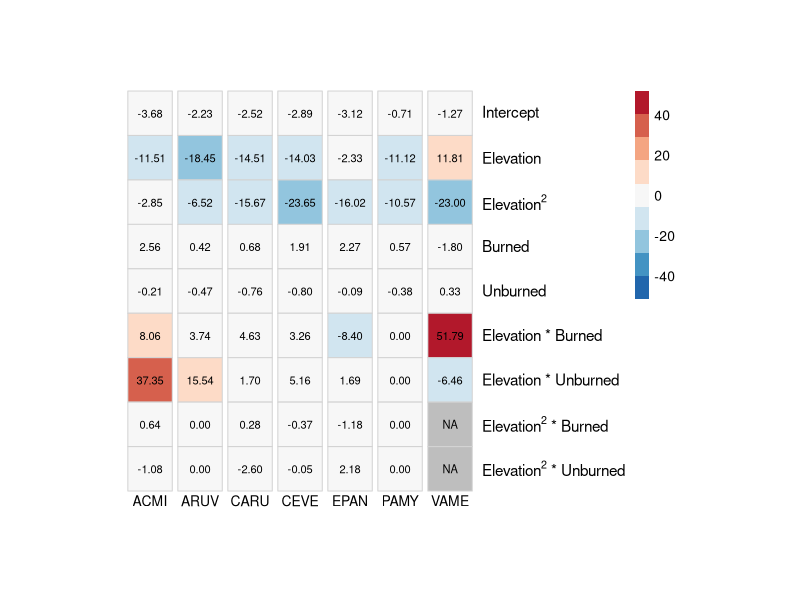
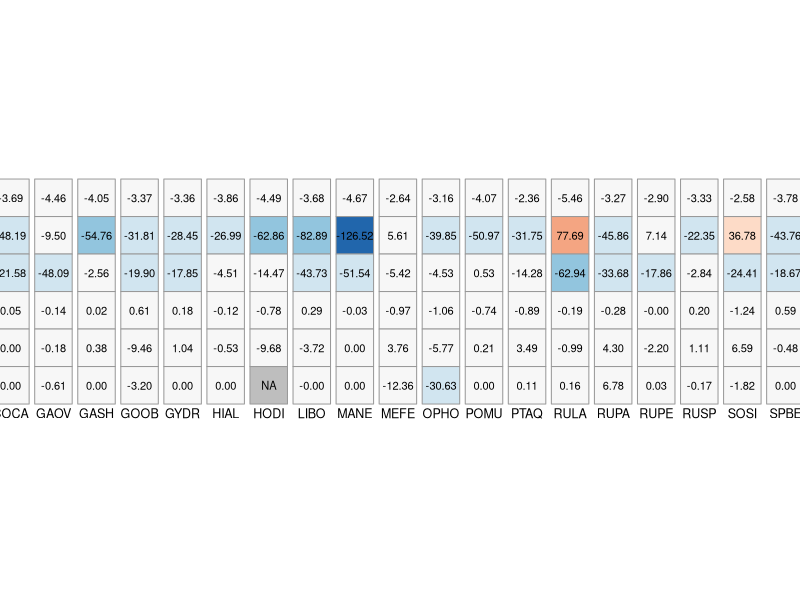
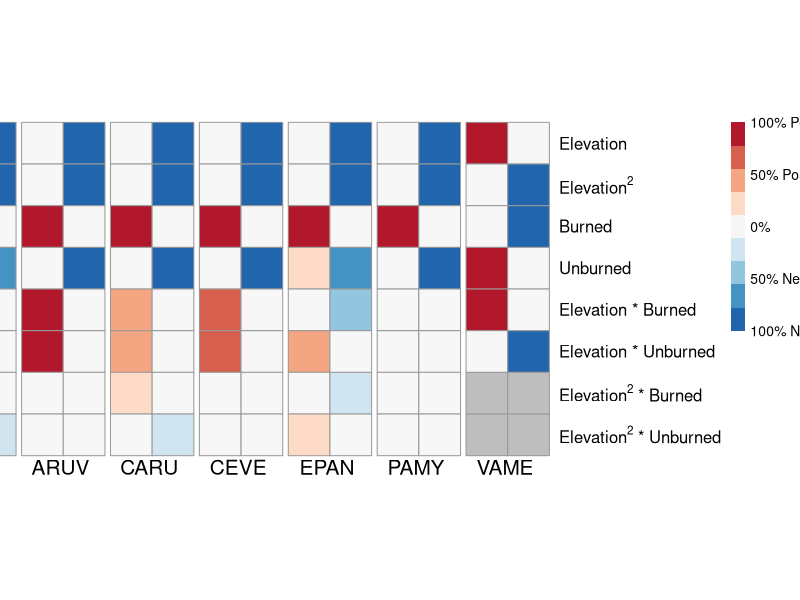
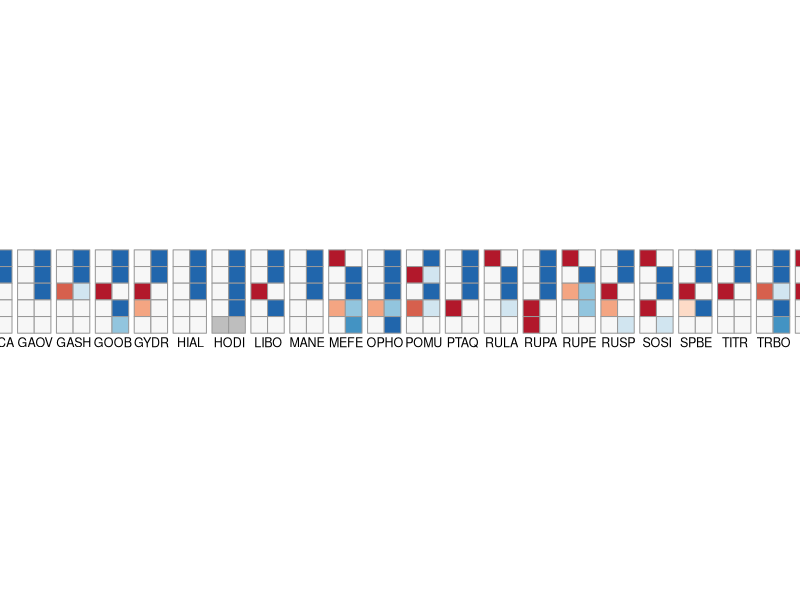

Reproduce these figures in R, in order.
# Created: Apr. 15, 2020
# Updated: May 10, 2021

# This script will be used to create 4 heatmaps:
# --> PART 1: The model-averaged coefficients
# --> PART 2: Percent +/- out of total datasets

# IMPORTANT NOTE: unless otherwise indicated, always use Understory_All.csv for these analyses as it is the ONLY file with up-to-date corrections.

# Packages needed:

library(tidyr)
library(RColorBrewer)
library(pheatmap)

####### PART 1: AVERAGE AVERAGED COEFFICIENTS #########

## Step 1: Loading and tidying average coefficient data

coeff.ALLDAT <- read.csv("data/3b_new_coefficients.csv", header = TRUE)
coeff.fire <- 
  coeff.ALLDAT[coeff.ALLDAT$Fire.Included == "Yes" & coeff.ALLDAT$Type == "Avg",
                               c(1:12, 16:21)]
coeff.nofire <- coeff.ALLDAT[coeff.ALLDAT$Fire.Included == "No" & coeff.ALLDAT$Type == "Avg",
                               c(1:12, 13:15)]

## Step 2: Look at FIRE data

# Step 2a: Tidy data

coeff.fire[is.na(coeff.fire)] <- 0 # Hard code absent coeffs as 0 before averaging
coeff.avg.fire <- aggregate(coeff.fire[c("Intercept", 
                                             "Elevation.m", 
                                             "Elevation.m2", 
                                             "Resurvey.Burned.fi", 
                                             "Resurvey.Unburned.fi", 
                                             "Elevation.m.Res.Burn.fi", 
                                             "Elevation.m.Res.Unburn.fi",
                                             "Elevation.m2.Res.Burn.fi",
                                             "Elevation.m2.Res.Unburn.fi")], 
                            by = c(coeff.fire["Species"]), mean)

mat.fire <- as.matrix(t(subset(coeff.avg.fire, select = -Species)))
colnames(mat.fire) <- coeff.avg.fire$Species
mat.fire[c("Elevation.m2.Res.Burn.fi", "Elevation.m2.Res.Unburn.fi"), 
                grepl("VAME", colnames(mat.fire))] <- NA

# Step 2b: Creating FIRE vectors for visualization

col.pallette <- rev(brewer.pal(9, "RdBu"))
col.vector.fire <- c("      ACMI", "", "      ARUV", "", 
                     "      CARU", "", "      CEVE", "", 
                     "      EPAN", "", "      PAMY", "", "      VAME", "")
row.vector.fire <- c("Intercept", "Elevation", 
                     expression("Elevation" ^ 2), 
                     "Burned",
                     "Unburned",
                     "Elevation * Burned",
                     "Elevation * Unburned",
                     expression("Elevation" ^ 2 * " * Burned"), 
                     expression("Elevation" ^ 2 * " * Unburned")
)
col.breaks.fire <- c(1:ncol(mat.fire))
range <- max(abs(mat.fire), na.rm = TRUE)
my.breaks <- seq(-range, range, length.out = 10)

# Step 2c: Visualization of FIRE data

pheatmap(mat.fire,
         color = col.pallette,
         cellwidth = 32,
         cellheight = 32,
         cluster_rows = FALSE,
         cluster_cols = FALSE,
         border_color = "lightgrey",
         legend = TRUE,
         #legend_breaks = leg.label.breaks.fire,
         #legend_labels = leg.label.vector.fire,
         display_numbers = TRUE,
         number_color = "black",
         na_col = "grey",
         #gaps_row = c(1:nrow(mat.fire)),
         gaps_col = col.breaks.fire,
         labels_row = row.vector.fire,
         #labels_col = col.vector.fire,
         fontsize_row = 11,
         fontsize_col = 10,
         angle_col = 0,
         breaks = my.breaks
)

## Step 3: Look at NO FIRE data

# Step 3a: Tidy data

coeff.nofire[is.na(coeff.nofire)] <- 0 # Hard code absent coeffs as 0 before averaging
coeff.avg.nofire <- aggregate(coeff.nofire[c("Intercept", 
                                         "Elevation.m", 
                                         "Elevation.m2", 
                                         "Data.Type.nofi", 
                                         "Data.Type.Elevation.m.nofi", 
                                         "Data.Type.Elevation.m2.nofi")], 
                            by = c(coeff.nofire["Species"]), mean)

mat.nofire <- as.matrix(t(subset(coeff.avg.nofire, select = -Species)))
colnames(mat.nofire) <- coeff.avg.nofire$Species
mat.nofire["Data.Type.Elevation.m2.nofi", 
           grepl("HODI", colnames(mat.nofire))] <- NA

# Step 3b: Creating NO FIRE vectors for visualization

col.pallette <- rev(brewer.pal(9, "RdBu"))
col.vector.nofire <- c("      ACCI", "", "      ACGL", "", 
                       "      AMAL", "", "      ATFI", "", 
                       "      CAME", "", "      CHUM", "", 
                       "      CLUN", "", "      COCA", "",
                       "      GAOV", "", "      GASH", "",
                       "      GOOB", "", "      GYDR", "",
                       "      HIAL", "", "      HODI", "",
                       "      LIBO", "", "      MANE", "",
                       "      MEFE", "", "      OPHO", "",
                       "      POMU", "", "      PTAQ", "",
                       "      RULA", "", "      RUPA", "",
                       "      RUPE", "", "      RUSP", "",
                       "      SOSI", "", "      SPBE", "",
                       "      TITR", "", "      TRBO", "",
                       "      VASI", "")
row.vector.nofire <- c("Intercept", "Elevation", 
                       expression("Elevation" ^ 2), 
                       "Year",
                       "Elevation * Year",
                       expression("Elevation" ^ 2 * " * Year"))
col.breaks.nofire <- rep(1:ncol(mat.nofire))
range.nof <- max(abs(mat.nofire), na.rm = TRUE)
my.breaks <- seq(-range.nof, range.nof, length.out = 10)

# Step 3c: Visualization of NO FIRE data

pheatmap(mat.nofire,
         color = col.pallette,
         cellwidth = 27,
         cellheight = 27,
         cluster_rows = FALSE,
         cluster_cols = FALSE,
         legend = TRUE,
         #legend_breaks = leg.label.breaks.fire,
         #legend_labels = leg.label.vector.fire,
         display_numbers = TRUE,
         number_color = "black",
         na_col = "grey",
         #gaps_row = c(1:nrow(mat.fire)),
         gaps_col = col.breaks.nofire,
         labels_row = row.vector.nofire,
         #labels_col = col.vector.fire,
         fontsize_row = 11,
         fontsize_col = 9,
         angle_col = 0,
         breaks = my.breaks
)



######### PART 2: Percentage of + vs - coefficients out of total datasets #########

## Step 1: Loading data

perc.fire <- read.csv("data/4_pres_coefficients_percent_fire.csv", header = TRUE)
perc.nofire <- read.csv("data/4_pres_coefficients_percent_NOfire.csv", header = TRUE)

## Step 2: Look at FIRE data

# Step 2a: Tidying FIRE data

mat.percfire.large <- t(subset(perc.fire, 
                               select = -c(Species, Fire.Included, Total.Sets, Effect)))
colnames(mat.percfire.large) <- paste(perc.fire$Species, perc.fire$Effect)
mat.percfire.sm <- mat.percfire.large[, !grepl(0, colnames(mat.percfire.large))]
mat.percfire.sm[, grepl("-", colnames(mat.percfire.sm))] <- 
  mat.percfire.sm[, grepl("-", colnames(mat.percfire.sm))] * -1
mat.percfire.sm[is.na(mat.percfire.sm)] <- 0
mat.percfire.sm[c("Elevation.m2.Res.Burn.fi", "Elevation.m2.Res.Unburn.fi"), 
                grepl("VAME", colnames(mat.percfire.sm))] <- NA

# If you need the order reversed
# mat.percfire.rev <- mat.percfire.sm[nrow(mat.percfire.sm):1,]

# Step 2b: Creating FIRE vectors for visualization

col.pallette <- rev(brewer.pal(9, "RdBu"))
col.vector.fire <- c("      ACMI", "", "      ARUV", "", 
                "      CARU", "", "      CEVE", "", 
                "      EPAN", "", "      PAMY", "", "      VAME", "")
row.vector.fire <- c("Elevation", 
              expression("Elevation" ^ 2), 
              "Burned",
              "Unburned",
              "Elevation * Burned",
              "Elevation * Unburned",
              expression("Elevation" ^ 2 * " * Burned"), 
              expression("Elevation" ^ 2 * " * Unburned")
              )
leg.label.breaks.fire <- c(-1, -0.5, 0, 0.5, 1)
leg.label.vector.fire <- c("100% Negative", "50% Negative", 
                           "0%", "50% Positive", "100% Positive")
col.breaks.fire <- c(2, 4, 6, 8, 10, 12, 14)

# Step 2c: Visualization of FIRE data

pheatmap(mat.percfire.sm,
         color = col.pallette,
         cellwidth = 30,
         cellheight = 30,
         cluster_rows = FALSE,
         cluster_cols = FALSE,
         legend = TRUE,
         legend_breaks = leg.label.breaks.fire,
         legend_labels = leg.label.vector.fire,
         # display_numbers = TRUE,
         number_color = "black",
         na_col = "grey",
         gaps_col = col.breaks.fire,
         labels_row = row.vector.fire,
         labels_col = col.vector.fire,
         fontsize_row = 12,
         fontsize_col = 15,
         angle_col = 0
         )

## Step 3: Look at NO FIRE data

# Step 3a: Tidying NO FIRE data

mat.percnofire.large <- t(subset(perc.nofire, 
                                 select = -c(Species, Fire.Included, Total.Sets, Effect)))
colnames(mat.percnofire.large) <- paste(perc.nofire$Species, perc.nofire$Effect)
mat.percnofire.sm <- mat.percnofire.large[, !grepl(0, colnames(mat.percnofire.large))]
mat.percnofire.sm[, grepl("-", colnames(mat.percnofire.sm))] <- 
  mat.percnofire.sm[, grepl("-", colnames(mat.percnofire.sm))] * -1
mat.percnofire.sm[is.na(mat.percnofire.sm)] <- 0
mat.percnofire.sm["Data.Type.Elevation.m2.nofi", 
                  grepl("HODI", colnames(mat.percnofire.sm))] <- NA

# Step 3b: Creating NO FIRE vectors for visualization

col.pallette <- rev(brewer.pal(9, "RdBu"))
col.vector.nofire <- c("      ACCI", "", "      ACGL", "", 
                "      AMAL", "", "      ATFI", "", 
                "      CAME", "", "      CHUM", "", 
                "      CLUN", "", "      COCA", "",
                "      GAOV", "", "      GASH", "",
                "      GOOB", "", "      GYDR", "",
                "      HIAL", "", "      HODI", "",
                "      LIBO", "", "      MANE", "",
                "      MEFE", "", "      OPHO", "",
                "      POMU", "", "      PTAQ", "",
                "      RULA", "", "      RUPA", "",
                "      RUPE", "", "      RUSP", "",
                "      SOSI", "", "      SPBE", "",
                "      TITR", "", "      TRBO", "",
                "      VASI", "")
row.vector.nofire <- c("Elevation", 
                expression("Elevation" ^ 2), 
                "Year",
                "Elevation * Year",
                expression("Elevation" ^ 2 * " * Year"))
leg.label.breaks.nofire <- c(-1, -0.5, 0, 0.5, 1)
leg.label.vector.nofire <- c("100% Negative", "50% Negative", 
                             "0%", "50% Positive", "100% Positive")
col.breaks.nofire <- seq(2, ncol(mat.percnofire.sm), 2)

# Step 3c: Visualization of NO FIRE data

pheatmap(mat.percnofire.sm,
         color = col.pallette,
         cellwidth = 12,
         cellheight = 12,
         cluster_rows = FALSE,
         cluster_cols = FALSE,
         legend = TRUE,
         legend_breaks = leg.label.breaks.nofire,
         legend_labels = leg.label.vector.nofire,
         # display_numbers = TRUE,
         number_color = "black",
         na_col = "grey",
         gaps_col = col.breaks.nofire,
         labels_row = row.vector.nofire,
         labels_col = col.vector.nofire,
         fontsize_row = 11,
         fontsize_col = 9,
         angle_col = 0
)











# OLD: Visualization with heatmap() - base R

#heatmap(mat.percfire.PLOT, 
#        Rowv = NA, Colv = NA, scale = "none", col = col.pallette,
#        labRow = y.vector, labCol = "")
#legend(x = 0, y = 2, legend = c("+ 100%", "", "+ 50%", "", "0%", "", "- 50%", "", "- 100%"), 
#       fill = colorRampPalette(brewer.pal(9, "RdBu"))(9), 
#       border = "white", bty = "n", pt.cex = 3, y.intersp= 0.5)
#pos2 <- structure(list(x = c(0.17, 0.635), 
#                       y = c(-1.4, -1.4)),
#                  .Names = c("x", "y"))
#text(x = seq(pos2$x[1], pos2$x[2], len=7), y=rep(pos2$y[1], 7),
#    xpd=TRUE, adj = 0,
#     labels = x.vector, cex = 1.2)



